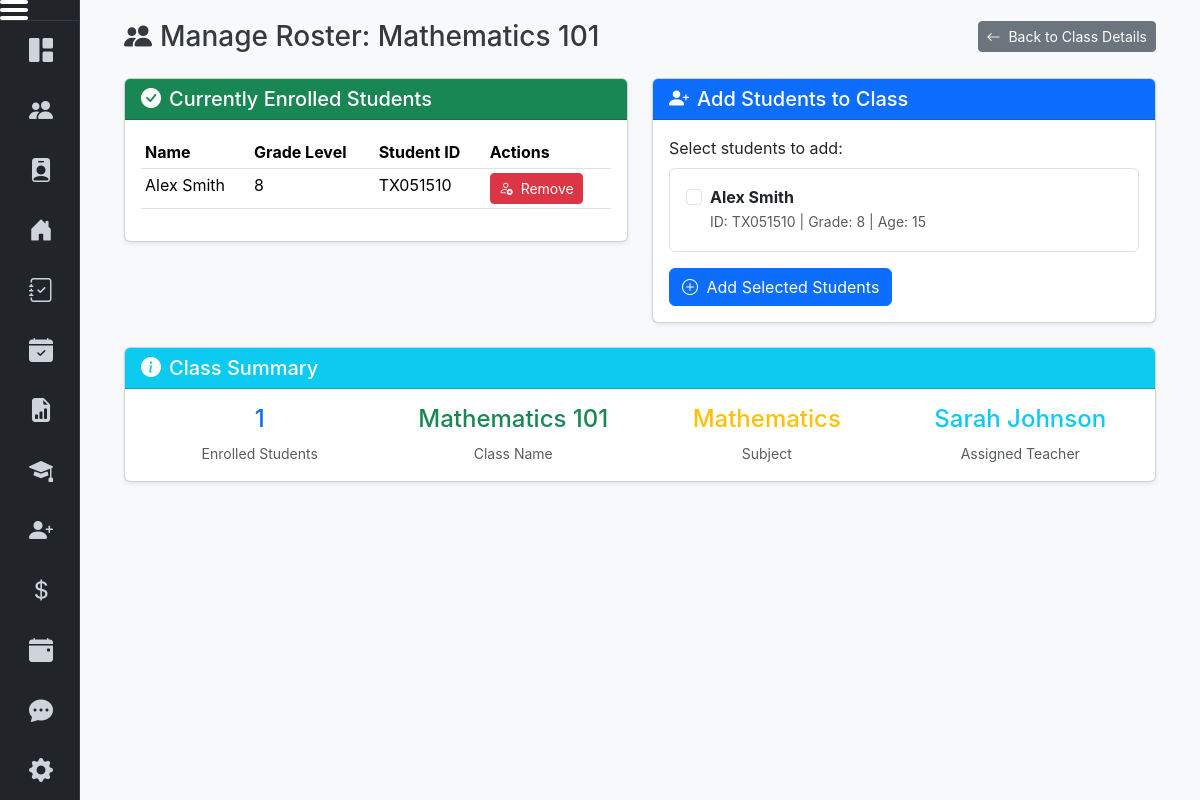
Page /management/manage-class-roster/1 (signed in) on the committed database.
### models.py (models this page shows, shortened)
class Class(db.Model):
    id = db.Column(db.Integer, primary_key=True)
    name = db.Column(db.String(150), nullable=False)
    subject = db.Column(db.String(100), nullable=False)
    teacher_id = db.Column(db.Integer, db.ForeignKey('teacher_staff.id'), nullable=False)
    school_year_id = db.Column(db.Integer, db.ForeignKey('school_year.id'), nullable=False)
    teacher = db.relationship('TeacherStaff', backref='classes', lazy=True)
    school_year = db.relationship('SchoolYear', backref='classes', lazy=True)

class Student(db.Model):
    id = db.Column(db.Integer, primary_key=True)
    first_name = db.Column(db.String(100), nullable=False)
    last_name = db.Column(db.String(100), nullable=False)
    dob = db.Column(db.String(20)) # Storing as string as per our previous finding
    grade_level = db.Column(db.Integer)  # Changed to Integer to match app.py expectations
    student_id = db.Column(db.String(50), nullable=True, unique=True)
    address = db.Column(db.Text, nullable=True)
    photo_filename = db.Column(db.String(255), nullable=True)
    transcript_filename = db.Column(db.String(255), nullable=True)
    previous_school = db.Column(db.String(200), nullable=True)
    email = db.Column(db.String(120), nullable=True)
    medical_concerns = db.Column(db.Text, nullable=True)
    notes = db.Column(db.Text, nullable=True)
    parent1_first_name = db.Column(db.String(100), nullable=True)
    parent1_last_name = db.Column(db.String(100), nullable=True)
    parent1_email = db.Column(db.String(120), nullable=True)
    parent1_phone = db.Column(db.String(20), nullable=True)
    parent1_relationship = db.Column(db.String(20), nullable=True)  # Mother/Father
    parent2_first_name = db.Column(db.String(100), nullable=True)
    parent2_last_name = db.Column(db.String(100), nullable=True)
    parent2_email = db.Column(db.String(120), nullable=True)
    parent2_phone = db.Column(db.String(20), nullable=True)
    parent2_relationship = db.Column(db.String(20), nullable=True)  # Mother/Father
    emergency_first_name = db.Column(db.String(100), nullable=True)
    emergency_last_name = db.Column(db.String(100), nullable=True)
    emergency_email = db.Column(db.String(120), nullable=True)
    emergency_phone = db.Column(db.String(20), nullable=True)
    emergency_relationship = db.Column(db.String(50), nullable=True)  # Parent, Guardian, etc.
    street = db.Column(db.String(200), nullable=True)
    apt_unit = db.Column(db.String(50), nullable=True)
    city = db.Column(db.String(100), nullable=True)
    state = db.Column(db.String(50), nullable=True)
    zip_code = db.Column(db.String(20), nullable=True)
    gpa = db.Column(db.Float, default=0.0)
    user = db.relationship('User', backref='student_profile', uselist=False)
    report_cards = db.relationship('ReportCard', backref='student', lazy=True)

class User(db.Model, UserMixin):
    id = db.Column(db.Integer, primary_key=True)
    username = db.Column(db.String(100), unique=True, nullable=False)
    password_hash = db.Column(db.String(256), nullable=False)
    role = db.Column(db.String(50), nullable=False) # e.g., 'Student', 'Teacher', 'Director'
    student_id = db.Column(db.Integer, db.ForeignKey('student.id'), nullable=True)
    teacher_staff_id = db.Column(db.Integer, db.ForeignKey('teacher_staff.id'), nullable=True)

### managementroutes.py (the view, shortened to what this page needs)
@management_blueprint.route('/manage-class-roster/<int:class_id>', methods=['GET', 'POST'])
@login_required
@management_required
def manage_class_roster(class_id):
    class_info = Class.query.get_or_404(class_id)
    all_students = Student.query.all()
    for student in all_students:
        if isinstance(student.dob, str):
            try:
                student.dob = datetime.strptime(student.dob, '%Y-%m-%d').date()
            except ValueError:
                try:
                    student.dob = datetime.strptime(student.dob, '%m/%d/%Y').date()
                except ValueError:
                    student.dob = None
    enrollments = Enrollment.query.filter_by(class_id=class_id, is_active=True).all()
    enrolled_students = []
    for enrollment in enrollments:
        student = Student.query.get(enrollment.student_id)
        if student:
            enrolled_students.append(student)
    teachers = TeacherStaff.query.all()
    available_teachers = []
    for t in teachers:
        user = User.query.filter_by(teacher_staff_id=t.id).first()
        username = user.username if user else ''
        name = f"{t.first_name} {t.last_name}"
        available_teachers.append({'id': t.id, 'name': name, 'username': username})
    return render_template('manage_class_roster.html',
                         class_info=class_info,
                         all_students=all_students,
                         enrolled_students=enrolled_students,
                         available_teachers=available_teachers,
                         today=datetime.now().date())

### templates/manage_class_roster.html (shortened to what this page needs)
{% extends "dashboard_layout.html" %}
{% block dashboard_content %}
<div class="container-fluid px-2 px-md-4">
    <div class="d-flex flex-column flex-md-row justify-content-between align-items-start align-items-md-center mb-4 gap-2">
        <h3 class="mb-2 mb-md-0"><i class="bi bi-people-fill me-2"></i>Manage Roster: {{ class_info.name }}</h3>
        <a href="{{ url_for('management.view_class', class_id=class_info.id) }}" class="btn btn-secondary btn-sm">
            <i class="bi bi-arrow-left me-1"></i> Back to Class Details
        </a>
    </div>
    <div class="row g-3 g-md-4">
        <div class="col-12 col-lg-6">
            <div class="card shadow-sm">
                <div class="card-header bg-success text-white">
                    <h5 class="mb-0"><i class="bi bi-check-circle-fill me-2"></i>Currently Enrolled Students</h5>
                </div>
                <div class="card-body">
                    {% if enrolled_students %}
                        <div class="table-responsive">
                            <table class="table table-sm">
                                <thead>
                                    <tr>
                                        <th>Name</th>
                                        <th>Grade Level</th>
                                        <th>Student ID</th>
                                        <th>Actions</th>
                                    </tr>
                                </thead>
                                <tbody>
                                    {% for student in enrolled_students %}
                                    <tr>
                                        <td>{{ student.first_name }} {{ student.last_name }}</td>
                                        <td>{{ student.grade_level }}</td>
                                        <td>{{ student.student_id }}</td>
                                        <td>
                                            <form method="POST" style="display: inline;"
                                                  onsubmit="return confirm('Are you sure you want to remove {{ student.first_name }} {{ student.last_name }} from this class?');">
                                                <button type="submit" class="btn btn-danger btn-sm">
                                                    <i class="bi bi-person-x me-1"></i> Remove
                                                </button>
                                            </form>
                                        </td>
                                    </tr>
                                    {% endfor %}
                                </tbody>
                            </table>
                        </div>
                    {% else %}
                        <div class="alert alert-info">
                            <i class="bi bi-info-circle me-2"></i>
                            No students are currently enrolled in this class.
                        </div>
                    {% endif %}
                </div>
            </div>
        </div>
        <div class="col-12 col-lg-6">
            <div class="card shadow-sm">
                <div class="card-header bg-primary text-white">
                    <h5 class="mb-0"><i class="bi bi-person-plus-fill me-2"></i>Add Students to Class</h5>
                </div>
                <div class="card-body">
                    {% if all_students %}
                        <form method="POST">
                            <div class="mb-3">
                                <label class="form-label">Select students to add:</label>
                                <div class="border rounded p-3" style="max-height: 300px; overflow-y: auto;">
                                    {% for student in all_students %}
                                        {% set is_enrolled = false %}
                                        {% for enrolled_student in enrolled_students %}
                                            {% if enrolled_student.id == student.id %}
                                                {% set is_enrolled = true %}
                                            {% endif %}
                                        {% endfor %}
                                        {% if not is_enrolled %}
                                        <div class="form-check">
                                            <input class="form-check-input" type="checkbox"
                                                   name="student_id" value="{{ student.id }}"
                                                   id="student_{{ student.id }}">
                                            <label class="form-check-label" for="student_{{ student.id }}">
                                                <strong>{{ student.first_name }} {{ student.last_name }}</strong>
                                                <br>
                                                <small class="text-muted">
                                                    ID: {{ student.student_id }} |
                                                    Grade: {{ student.grade_level }} |
                                                    Age: {{ ((today - student.dob).days // 365) if student.dob else 'N/A' }}
                                                </small>
                                            </label>
                                        </div>
                                        {% endif %}
                                    {% endfor %}
                                </div>
                            </div>
                            <button type="submit" class="btn btn-primary">
                                <i class="bi bi-plus-circle me-1"></i> Add Selected Students
                            </button>
                        </form>
                    {% endif %}
                </div>
            </div>
        </div>
    </div>
    <div class="row mt-4">
        <div class="col-12">
            <div class="card shadow-sm">
                <div class="card-header bg-info text-white">
                    <h5 class="mb-0"><i class="bi bi-info-circle-fill me-2"></i>Class Summary</h5>
                </div>
                <div class="card-body">
                    <div class="row text-center g-3">
                        <div class="col-6 col-md-3">
                            <h4 class="text-primary">{{ enrolled_students|length }}</h4>
                            <small class="text-muted">Enrolled Students</small>
                        </div>
                        <div class="col-6 col-md-3">
                            <h4 class="text-success">{{ class_info.name }}</h4>
                            <small class="text-muted">Class Name</small>
                        </div>
                        <div class="col-6 col-md-3">
                            <h4 class="text-warning">{{ class_info.subject or 'N/A' }}</h4>
                            <small class="text-muted">Subject</small>
                        </div>
                        <div class="col-6 col-md-3">
                            <h4 class="text-info">
                                {% if class_info.teacher_id %}
                                    {% for teacher in available_teachers %}
                                        {% if teacher.id == class_info.teacher_id %}
                                            {{ teacher.name }}
                                        {% endif %}
                                    {% endfor %}
                                {% else %}
                                    Not Assigned
                                {% endif %}
                            </h4>
                            <small class="text-muted">Assigned Teacher</small>
                        </div>
                    </div>
                </div>
            </div>
        </div>
    </div>
</div>
{% endblock %}

### static/style.css (style rules this page uses)
html, body { height: 100%; min-height: 100dvh; margin: 0; padding: 0; }
body { font-family: 'Inter', sans-serif; background-color: #f8f9fa; color: #343a40; overflow-x: hidden; }
.main-content, .container, .container-fluid { min-width: 320px; padding-left: 1rem; padding-right: 1rem; }
.card, .table, .alert { word-break: break-word; }
.table-responsive { overflow-x: auto; }

### rows in the picture
Class: name "Mathematics 101", subject "Mathematics"
Student: first_name "Alex", last_name "Smith", grade_level "8", student_id "TX051510", dob "15"
User: name "Sarah Johnson"

### other values in the picture
{{ enrolled_students|length }} "1"
